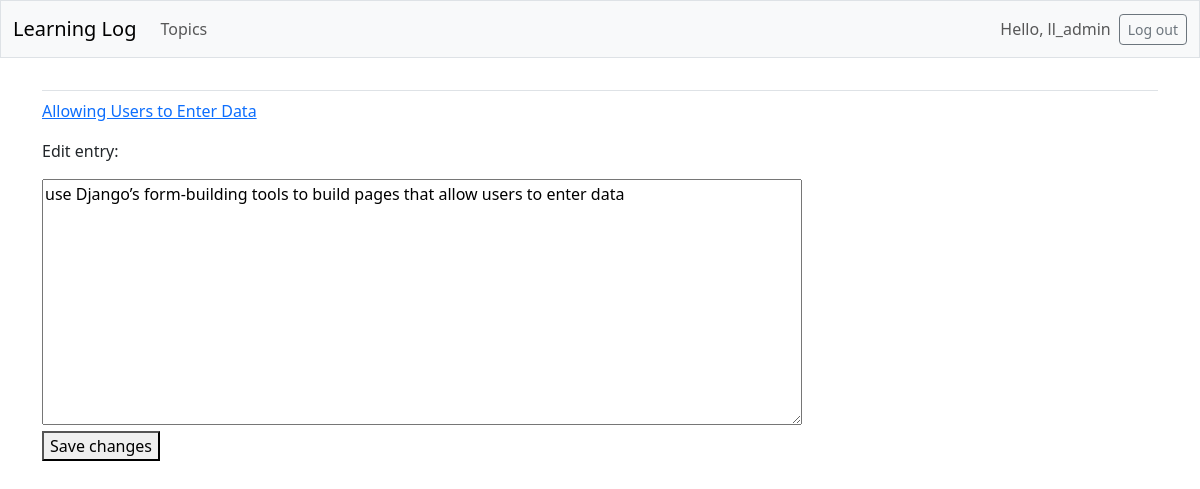
The app's page /edit_entry/6/ (signed in) with its own data.
### learning_logs/models.py (models this page shows, shortened)
class Topic(models.Model):
    text = models.CharField(max_length=200)
    date_added = models.DateTimeField(auto_now_add=True)
    owner = models.ForeignKey(User, on_delete=models.CASCADE)
    def __str__(self):
        return self.text

class Entry(models.Model):
    topic = models.ForeignKey(Topic, on_delete=models.CASCADE)
    text = models.TextField()
    date_added = models.DateTimeField(auto_now_add=True)
    class Meta:
        verbose_name_plural = 'entries'

### learning_logs/views.py (the view)
# urls.py: path('edit_entry/<int:entry_id>/', views.edit_entry, name='edit_entry'),
@login_required
def edit_entry(request, entry_id):
    entry = Entry.objects.get(id=entry_id)
    topic = entry.topic
    if topic.owner != request.user:
        raise Http404
    if request.method != 'POST':
        form = EntryForm(instance=entry)
    else:
        form = EntryForm(instance=entry, data=request.POST)
        if form.is_valid():
            form.save()
            return redirect('learning_logs:topic', topic_id=topic.id)
    context = {'entry': entry, 'topic': topic, 'form': form}
    return render(request, 'learning_logs/edit_entry.html', context)

### learning_logs/forms.py
class EntryForm(forms.ModelForm):
    class Meta:
        model = Entry
        fields = ['text']
        labels = {'text': ''}
        widgets = {'text': forms.Textarea(attrs={'cols': 80})}

### learning_logs/templates/learning_logs/edit_entry.html (shortened to what this page needs)
{% extends 'learning_logs/base.html' %}
{% block content %}
<p><a href="{% url 'learning_logs:topic' topic.id %}">{{ topic }}</a></p>
<p>Edit entry:</p>
<form action="{% url 'learning_logs:edit_entry' entry.id %}" method='post'>
    {{ form.as_div }}
    <button name='submit'>Save changes</button>
</form>
{% endblock content %}

### learning_logs/templates/learning_logs/base.html (shortened to what this page needs)
<!-- All Bootstrap styling options are now available in any template that inherits from base.html.
    If you want to use custom template tags from django-bootstrap5, each template will need to include
    the {% load django_bootstrap5 %} tag -->
<!DOCTYPE html>
<html lang="en">
<head>
    {% load django_bootstrap5 %}
    {% bootstrap_css %}
</head>
<body>
    <nav class="navbar navbar-expand-md navbar-light bg-light mb-4 border">
        <div class="container-fluid">
            <a class="navbar-brand" href="{% url 'learning_logs:index' %}">Learning Log</a>
            <div class="collapse navbar-collapse" id="navbarCollapse">
                <ul class="navbar-nav me-auto mb-2 mb-md-0">
                    <li class=" nav-item">
                        <a class="nav-link" href="{% url 'learning_logs:topics' %}">Topics</a>
                    </li>
                </ul>
                <ul class="navbar-nav ms-auto mb-2 mb-md-0">
                    {% if user.is_authenticated %}
                    <li class="nav-item">
                        <span class="navbar-text me-2">Hello, {{ user.username }}</span>
                    </li>
                    {% endif %}
                </ul>
                {% if user.is_authenticated %}
                <form action="{% url 'accounts:logout' %}" method="post">
                    <button type="submit" class="btn btn-outline-secondary btn-sm">Log out</button>
                </form>
                {% endif %}
            </div>
        </div>
    </nav>
    <main class="container">
        <div class="pb-2 mb-2 border-bottom">
        </div>
        <div>
            {% block content %}{% endblock content %}
        </div>
    </main>
</body>
</html>

### records on screen
Topic: text "Allowing Users to Enter Data"
Entry: text "use Django’s form-building tools to build pages that allow users to enter data"

### other values on screen
{{ user.username }} "ll_admin"
